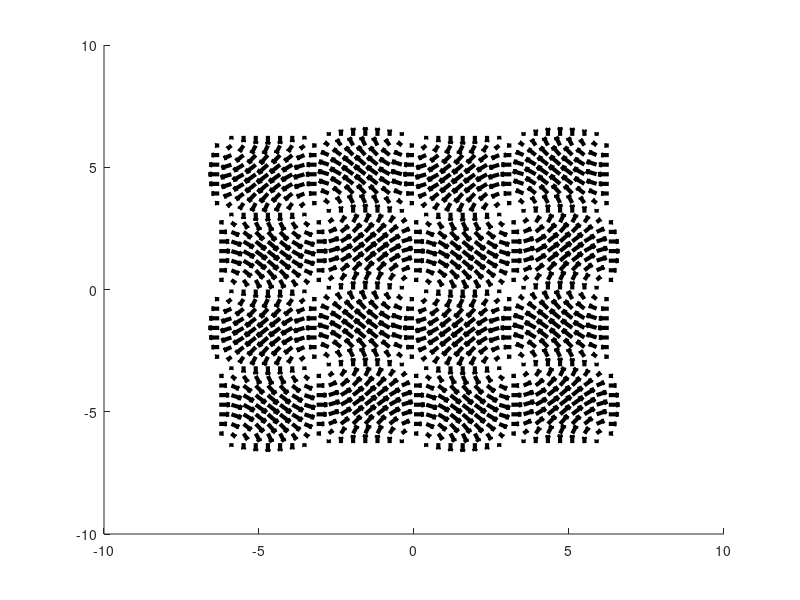

This figure's MATLAB source: (Note: this script raises an error after producing the figure.)
%% Animation
clear;clc;close all;
rng(1);
filename = 'animation_1.gif';
figure('Position', [100,500, 1000,1000]);hold all;

[X,Y] = meshgrid(-2*pi:pi/8:2*pi,-2*pi:pi/8:2*pi);
dXdt = sin(Y);
dYdt = cos(X+pi/2);

quiver(X,Y,dXdt,dYdt,'k', 'linewidth', 3);

% Simulate Many
y_all = cell(200,1);
tspan = 0:0.1:50;
for i = 1:length(y_all)
    yinit = 4*rand(1,2)*pi - 2*pi;    
    [t, y] = ode15s(@(t,y)([sin(y(2)); cos(y(1) + pi/2)]), tspan, yinit);
    y_all{i} = y;

end
xticks({});
yticks({});
box off;
set(gcf, 'Color', 'none');
color = [55, 55, 55]/ 256;
set(gca, 'Color', color, 'XColor', color, 'YColor', color);

for i = 1:length(tspan)
    y = zeros(length(y_all), 2);
    for j = 1:length(y_all)
        y(j, :) = y_all{j}(i, :);
    end

    

    h = scatter(y(:,1), y(:,2), 200, parula(length(y)), 'filled');
    axis([-2*pi, 2*pi, -2*pi, 2*pi]);
    drawnow

    frame = getframe;
    im = frame2im(frame);
    [imind,cm] = rgb2ind(im,256);
    if i == 1
        imwrite(imind,cm,filename,'gif', 'Loopcount',inf, 'DelayTime', 0.1);
    else
        imwrite(imind,cm,filename,'gif','WriteMode','append', 'DelayTime', 0.1);
    end

    delete(h);
end

%% Animation 
clear;clc;close all;
rng(4);
filename = 'animation_2.gif';
figure('Position', [100,500, 3000,300]);hold all;

[X,Y] = meshgrid(-20*pi:pi/3:20*pi,-2*pi:pi/3:2*pi);
dXdt = Y;
dYdt = -sin(X);

normed = sqrt(dXdt.^2 + dYdt.^2);
quiver(X,Y, dXdt./normed,dYdt./normed,'k', 'linewidth', 2);



% Simulate Many
y_all = cell(1000,1);
tspan = 0:0.1:50;
for i = 1:length(y_all)
    yinit = [60*rand*pi - 30*pi, 4*rand*pi - 2*pi];    
    [t, y] = ode15s(@(t,y)([y(2); -sin(y(1))]), tspan, yinit);
    y_all{i} = y;

end
xticks({});
yticks({});
box off;
set(gcf, 'Color', 'none');
color = [195, 61, 5]/ 256;
set(gca, 'Color', color, 'XColor', color, 'YColor', color);

for i = 1:length(tspan)
    y = zeros(length(y_all), 2);
    for j = 1:length(y_all)
        y(j, :) = y_all{j}(i, :);
    end
    h = scatter(y(:,1), y(:,2), 100, parula(length(y)), 'filled');
    axis([-20*pi, 20*pi, -2*pi, 2*pi]);

    drawnow

    frame = getframe;
    im = frame2im(frame);
    [imind,cm] = rgb2ind(im,256);
    if i == 1
        imwrite(imind,cm,filename,'gif', 'Loopcount',inf, 'DelayTime', 0.1);
    else
        imwrite(imind,cm,filename,'gif','WriteMode','append', 'DelayTime', 0.1);
    end

    delete(h);
end
%% Animation
clear;clc;close all;
rng(10);
filename = 'animation_3.gif';

figure('Position', [100,500, 1000,1000]);hold all;
t = 0:0.001:3;
x = sin(2*pi*t) + t;
plot(t, x, 'w', 'linewidth', 5);
color = [55, 55, 55]/ 256;
set(gca, 'Color', color, 'XColor', color, 'YColor', color);
xticks({});
yticks({});

for i = 1:50:length(t)

    h = scatter(t(i), x(i), 500, 'w', 'filled');
    axis tight;

    drawnow

    frame = getframe;
    im = frame2im(frame);
    [imind,cm] = rgb2ind(im,256);
    if i == 1
        imwrite(imind,cm,filename,'gif', 'Loopcount',inf, 'DelayTime', 0.1);
    else
        imwrite(imind,cm,filename,'gif','WriteMode','append', 'DelayTime', 0.1);
    end

    delete(h);
end

%% Animation
clear;clc;close all;
rng(10);
filename = 'animation_4.gif';

figure('Position', [100,500, 250,1000]);hold all;

t = 0:0.001:3;
x = sin(2*pi*t) + t;
color = [55, 55, 55]/ 256;
set(gca, 'Color', color, 'XColor', color, 'YColor', color);
xticks({});
yticks({});

for i = 1:50:length(t)

    h = scatter(1, x(i), 500, 'w', 'filled');
    axis([0.8, 1.2, min(x), max(x)]);

    drawnow

    frame = getframe;
    im = frame2im(frame);
    [imind,cm] = rgb2ind(im,256);
    if i == 1
        imwrite(imind,cm,filename,'gif', 'Loopcount',inf, 'DelayTime', 0.1);
    else
        imwrite(imind,cm,filename,'gif','WriteMode','append', 'DelayTime', 0.1);
    end

    delete(h);
end

%% Animation
clear;clc;close all;
rng(10);
filename = 'animation_5.gif';

f = figure('Position', [100,500, 1000,2000]);hold all;
tiledlayout(2,1);
nexttile();hold all;
t = 0:0.01:3;
x = sin(2*pi*t) + t;
plot(t, x, 'w', 'linewidth', 5);
color = [55, 55, 55]/ 256;
set(gca, 'Color', color, 'XColor', color, 'YColor', color);
xticks({});
yticks({});
axis([min(t), max(t), min(x)-1, max(x)+ 1]);

dx = 2*pi*cos(2*pi*t) + 1;
nexttile;hold all;
plot(t, dx, 'Color', color,  'linewidth', 5);
plot([t(1), t(end)], [0,0], 'w--', 'linewidth', 2)
color = [55, 55, 55]/ 256;
set(gca, 'Color', color, 'XColor', color, 'YColor', color);
xticks({});
yticks({});
axis([min(t), max(t), min(dx)-1, max(dx)+ 1]);
box off;
set(gcf, 'Color', color);

for i = 1:1:length(t)

    if i>1
        if dx(i)*dx(i-1) < 0
            rep = 20;
        else
            rep = 1;
        end
    else
        rep =1;
    end

    for j = 1:rep
        nexttile(1);
        h1b = plot([t(i)-0.1, t(i) + 0.1], [x(i)-dx(i)*0.1, x(i) + dx(i)*0.1], 'y', 'linewidth', 5);
        h1 = scatter(t(i), x(i), 500, 'w', 'filled');
    
        axis([min(t), max(t), min(x)-1, max(x)+ 1]);
    
        nexttile(2);
        h2 = scatter(t(i), dx(i), 500, 'y', 'filled');
        h2b = plot(t(1:i), dx(1:i), 'y',  'linewidth', 5);
        drawnow
    
        frame = getframe(f);
        im = frame2im(frame);
        [imind,cm] = rgb2ind(im,256);
        if i == 1
            imwrite(imind,cm,filename,'gif', 'Loopcount',inf, 'DelayTime', 0.1);
        else
            imwrite(imind,cm,filename,'gif','WriteMode','append', 'DelayTime', 0.1);
        end
    
        delete(h1);delete(h2);delete(h1b);delete(h2b);
    end



end

%% Animation
clear;clc;close all;
rng(10);
filename = 'animation_6.gif';

figure('Position', [100,500, 250, 1000]);hold all;

t = 0:0.001:3;
x = sin(2*pi*t) + t;
dx = 2*pi*cos(2*pi*t) + 1;
color = [55, 55, 55]/ 256;
set(gca, 'Color', color, 'XColor', color, 'YColor', color);
box off;
set(gcf, 'Color', color);
xticks({});
yticks({});

for i = 1:50:length(t)

        h1 = scatter(1, x(i), 500, 'w', 'filled');
        h2 = quiver(1, x(i), 0, dx(i)/abs(max(dx)), 0, 'y', 'linewidth', 5);
        axis([0.8, 1.2, min(x-1), max(x+1)]);
    
        drawnow
    
        frame = getframe;
        im = frame2im(frame);
        [imind,cm] = rgb2ind(im,256);
        if i == 1
            imwrite(imind,cm,filename,'gif', 'Loopcount',inf, 'DelayTime', 0.1);
        else
            imwrite(imind,cm,filename,'gif','WriteMode','append', 'DelayTime', 0.1);
        end
    
        delete(h1);delete(h2);

end
%% Figure
clear;clc;close all;
figure('Position', [100,500, 1500, 250]);hold all;
filename = 'figure_1.png';


xticks({});
yticks({});

box off;
set(gcf, 'Color', 'none');
color = [195, 61, 5]/ 256;
set(gca, 'Color', color, 'XColor', color, 'YColor', color);

num_pts = 10;

c = jet(num_pts);
plot([-num_pts, num_pts], [0,0], 'k', 'linewidth', 30);
plot([0,0],[-num_pts, num_pts],  'k', 'linewidth', 30);
for i = 1:length(c)
    quiver(i-1 + 0.1,0,0.8,0, 'off', 'color', c(i, :), 'linewidth', 5);
    quiver(-i+1 - 0.1,0,-0.8,0, 'off', 'color', c(i, :), 'linewidth', 5);
end
axis([-num_pts, num_pts, -0.15, 0.15]);

drawnow

frame = getframe;
im = frame2im(frame);
[imind,cm] = rgb2ind(im,256);
imwrite(imind,cm,filename,'png');


%% Animation
clear;clc;close all;
figure('Position', [100,500, 1500, 250]);hold all;
filename = 'animation_7.gif';


xticks({});
yticks({});

box off;
set(gcf, 'Color', 'none');
color = [195, 61, 5]/ 256;
set(gca, 'Color', color, 'XColor', color, 'YColor', color);

num_pts = 10;

c = jet(num_pts);
plot([-num_pts, num_pts], [0,0], 'k', 'linewidth', 30);
plot([0,0],[-num_pts, num_pts],  'k', 'linewidth', 30);
for i = 1:length(c)
    quiver(i-1 + 0.1,0,0.8,0, 'off', 'color', c(i, :), 'linewidth', 5);
    quiver(-i+1 - 0.1,0,-0.8,0, 'off', 'color', c(i, :), 'linewidth', 5);
end
axis([-num_pts, num_pts, -0.15, 0.15]);

x0 = 0.5;
t  = 0:0.01:1.2;
x  = x0*exp(10*t);


for i = 1:1:length(t)

        h1 = scatter(x(i), 0, 500, 'w', 'filled');
    
        drawnow
    
        frame = getframe;
        im = frame2im(frame);
        [imind,cm] = rgb2ind(im,256);
        if i == 1
            imwrite(imind,cm,filename,'gif', 'Loopcount',inf, 'DelayTime', 0.1);
        else
            imwrite(imind,cm,filename,'gif','WriteMode','append', 'DelayTime', 0.1);
        end
    
        delete(h1);
end


%% Animation
clear;clc;close all;
figure('Position', [100,500, 1500, 250]);hold all;
filename = 'animation_8.gif';


xticks({});
yticks({});

box off;
set(gcf, 'Color', 'none');
color = [195, 61, 5]/ 256;
set(gca, 'Color', color, 'XColor', color, 'YColor', color);

num_pts = 10;

c = jet(num_pts);
plot([-num_pts, num_pts], [0,0], 'k', 'linewidth', 30);
plot([0,0],[-num_pts, num_pts],  'k', 'linewidth', 30);
for i = 1:length(c)
    quiver(i-1 + 0.1,0,0.8,0, 'off', 'color', c(i, :), 'linewidth', 5);
    quiver(-i+1 - 0.1,0,-0.8,0, 'off', 'color', c(i, :), 'linewidth', 5);
end
axis([-num_pts, num_pts, -0.15, 0.15]);

x0 = 0.5;
t  = 0:0.01:0.4;
x  = x0*exp(10*t);
x2  = -x0*exp(10*t);


for i = 1:1:length(t)

        h1 = scatter(x(i), 0, 500, 'w', 'filled');
        h2 = scatter(x2(i), 0, 500, 'w', 'filled');   
        drawnow
    
        frame = getframe;
        im = frame2im(frame);
        [imind,cm] = rgb2ind(im,256);
        if i == 1
            imwrite(imind,cm,filename,'gif', 'Loopcount',inf, 'DelayTime', 0.1);
        else
            imwrite(imind,cm,filename,'gif','WriteMode','append', 'DelayTime', 0.1);
        end
    
        delete(h1);delete(h2);
end


%% Figure
clear;clc;close all;
figure('Position', [100,500, 500, 500]);hold all;
filename = 'figure_2.png';

xticks({});
yticks({});

box off;
set(gcf, 'Color', 'none');
color = [195, 61, 5]/ 256;
set(gca, 'Color', color, 'XColor', color, 'YColor', color);

x0 = 0.5;
t  = 0:0.01:0.4;
x  = x0*exp(10*t);
x2  = -x0*exp(10*t);

plot(t, x, 'w', 'linewidth', 5);
plot(t, x2, 'w', 'linewidth', 5);
plot(t, 0*x2, 'w', 'linewidth', 5);

drawnow

frame = getframe;
im = frame2im(frame);
[imind,cm] = rgb2ind(im,256);
imwrite(imind,cm,filename,'png');

%% Animation
clear;clc;close all;
figure('Position', [100,500, 1500, 250]);hold all;
filename = 'animation_9.gif';


xticks({});
yticks({});

box off;
set(gcf, 'Color', 'none');
color = [195, 61, 5]/ 256;
set(gca, 'Color', color, 'XColor', color, 'YColor', color);

num_pts = 10;

c = jet(num_pts);
plot([-num_pts, num_pts], [0,0], 'k', 'linewidth', 30);
plot([0,0],[-num_pts, num_pts],  'k', 'linewidth', 30);
for i = 1:length(c)
    quiver(i  - 0.1,0,-0.8,0, 'off', 'color', c(i, :), 'linewidth', 5);
    quiver(-i + 0.1,0,+0.8,0, 'off', 'color', c(i, :), 'linewidth', 5);
end
axis([-num_pts, num_pts, -0.15, 0.15]);

x0 = 10;
t  = 0:0.01:0.4;
x  = x0*exp(-10*t);
x2  = -x0*exp(-10*t);


for i = 1:1:length(t)

        h1 = scatter(x(i), 0, 500, 'w', 'filled');
        h2 = scatter(x2(i), 0, 500, 'w', 'filled');   
        drawnow
    
        frame = getframe;
        im = frame2im(frame);
        [imind,cm] = rgb2ind(im,256);
        if i == 1
            imwrite(imind,cm,filename,'gif', 'Loopcount',inf, 'DelayTime', 0.1);
        else
            imwrite(imind,cm,filename,'gif','WriteMode','append', 'DelayTime', 0.1);
        end
    
        delete(h1);delete(h2);
end

%% Figure
clear;clc;close all;
figure('Position', [100,500, 500, 500]);hold all;
filename = 'figure_3.png';

xticks({});
yticks({});

box off;
set(gcf, 'Color', 'none');
color = [195, 61, 5]/ 256;
set(gca, 'Color', color, 'XColor', color, 'YColor', color);

x0 = 10;
t  = 0:0.01:0.4;
x  = x0*exp(-10*t);
x2  = -x0*exp(-10*t);

plot(t, x, 'w', 'linewidth', 5);
plot(t, x2, 'w', 'linewidth', 5);
plot(t, 0*x2, 'w', 'linewidth', 5);

drawnow

frame = getframe;
im = frame2im(frame);
[imind,cm] = rgb2ind(im,256);
imwrite(imind,cm,filename,'png');

%% Animation
clear;clc;close all;
rng(10);
filename = 'animation_10.gif';

figure('Position', [100,500, 1000, 500]);hold all;

color = [55, 55, 55]/ 256;
set(gca, 'Color', color, 'XColor', color, 'YColor', color);
xticks({});
yticks({});

plot([0, 10], [0, 0], 'k', 'linewidth', 10);
plot([0, 0], [-1, 1], 'k', 'linewidth', 10);


K = 5;
r = 10;

x = 0:0.3:7;
y = r*x.*(1-x/K);
axis([-1, max(x), min(y), max(y)+5]);

plot([-1, max(x)], [0, 0], 'k', 'linewidth', 10);
plot([0, 0], [min(y), max(y)+5], 'k', 'linewidth', 10);


for i = 1:1:length(x)

        h1 = plot(x(1:i), y(1:i), 'w', 'linewidth', 5);
        drawnow
    
        frame = getframe;
        im = frame2im(frame);
        [imind,cm] = rgb2ind(im,256);
        if i == 1
            imwrite(imind,cm,filename,'gif', 'Loopcount',inf, 'DelayTime', 0.1);
        else
            imwrite(imind,cm,filename,'gif','WriteMode','append', 'DelayTime', 0.1);
        end
    
        delete(h1);
end
%% Animation
clear;clc;close all;
rng(10);
filename = 'animation_11.gif';

figure('Position', [100,500, 1000, 500]);hold all;

color = [55, 55, 55]/ 256;
set(gca, 'Color', color, 'XColor', color, 'YColor', color);
xticks({});
yticks({});

plot([0, 10], [0, 0], 'k', 'linewidth', 10);
plot([0, 0], [-1, 1], 'k', 'linewidth', 10);


K = 5;
r = 10;

x = 0:0.3:10;
y = r*x.*(1-x/K);
axis([-1, max(x), min(y), max(y)+5]);

plot([-1, max(x)], [0, 0], 'k', 'linewidth', 10);
plot([0, 0], [min(y), max(y)+5], 'k', 'linewidth', 10);
plot(x, y, 'w', 'linewidth', 5);

t = 0:0.01:3;
x0 = 0.1;
x02 = 9.9;
xt = K*x0*exp(r*t)./(K + x0*(exp(r*t) - 1));
xt2 = K*x02*exp(r*t)./(K + x02*(exp(r*t) - 1));

for i = 1:1:length(t)

        h1 = scatter(xt(i), 0, 500, 'w', 'filled');
        h2 = scatter(xt2(i), 0, 500, 'w', 'filled');
        drawnow
    
        frame = getframe;
        im = frame2im(frame);
        [imind,cm] = rgb2ind(im,256);
        if i == 1
            imwrite(imind,cm,filename,'gif', 'Loopcount',inf, 'DelayTime', 0.1);
        else
            imwrite(imind,cm,filename,'gif','WriteMode','append', 'DelayTime', 0.1);
        end
    
        delete(h1);delete(h2);
end

%% Figure
clear;clc;close all;
rng(1);
filename = 'figure_4.png';
figure('Position', [100,500, 1000,1000]);hold all;

[X,Y] = meshgrid(0:0.6:10,0:0.3:5);
[X2,Y2] = meshgrid(0:0.6:11,0:0.3:6);
dXdt = 10*X - 5*X.*Y;
dYdt = X.*Y - 5*Y;

dXdt2 = 10*X2 - 5*X2.*Y2;
dYdt2 = X2.*Y2 - 5*Y2;

norm =3*sqrt(dXdt.^2 + dYdt.^2);
norm2 =3*sqrt(dXdt2.^2 + dYdt2.^2);


colormap jet;
pcolor(X2, Y2, norm2);
shading interp;
quiver(X,Y,dXdt./norm,dYdt./(2*norm), 0, 'k', 'linewidth', 3);
axis([0,10,0,5]);
caxis([0,300]);
xticks({});
yticks({});
box off;


drawnow

frame = getframe;
im = frame2im(frame);
[imind,cm] = rgb2ind(im,256);
imwrite(imind,cm,filename,'png');

%% Figure 
clear;clc;close all;
rng(1);
filename = 'figure_5.png';
figure('Position', [100,500, 1000,1000]);hold all;

[X,Y] = meshgrid(0:0.6:10,0:0.3:5);
[X2,Y2] = meshgrid(0:0.6:11,0:0.3:6);
dXdt = 10*X - 5*X.*Y;
dYdt = X.*Y - 5*Y;

dXdt2 = 10*X2 - 5*X2.*Y2;
dYdt2 = X2.*Y2 - 5*Y2;

norm =3*sqrt(dXdt.^2 + dYdt.^2);
norm2 =3*sqrt(dXdt2.^2 + dYdt2.^2);


colormap jet;
pcolor(X2, Y2, norm2);
shading interp;
%plot([5, 5], [0, 5], 'w:', 'linewidth', 10);
plot([0, 0], [0, 5], 'w--', 'linewidth', 10);
%plot([0, 20], [0, 0], 'w:', 'linewidth', 10);
plot([0, 20], [2, 2], 'w--', 'linewidth', 10);
quiver(X,Y,dXdt./norm,dYdt./(2*norm), 0, 'k', 'linewidth', 3);
axis([0,10,0,5]);
caxis([0,300]);
xticks({});
yticks({});
box off;


drawnow

frame = getframe;
im = frame2im(frame);
[imind,cm] = rgb2ind(im,256);
imwrite(imind,cm,filename,'png');

%% Figure
clear;clc;close all;
rng(1);
filename = 'figure_6.png';
figure('Position', [100,500, 1000,1000]);hold all;

[X,Y] = meshgrid(0:0.6:10,0:0.3:5);
[X2,Y2] = meshgrid(0:0.6:11,0:0.3:6);
dXdt = 10*X - 5*X.*Y;
dYdt = X.*Y - 5*Y;

dXdt2 = 10*X2 - 5*X2.*Y2;
dYdt2 = X2.*Y2 - 5*Y2;

norm =3*sqrt(dXdt.^2 + dYdt.^2);
norm2 =3*sqrt(dXdt2.^2 + dYdt2.^2);


colormap jet;
pcolor(X2, Y2, norm2);
shading interp;
plot([5, 5], [0, 5], 'w:', 'linewidth', 10);
plot([0, 0], [0, 5], 'w--', 'linewidth', 10);
plot([0, 20], [0, 0], 'w:', 'linewidth', 10);
plot([0, 20], [2, 2], 'w--', 'linewidth', 10);
quiver(X,Y,dXdt./norm,dYdt./(2*norm), 0, 'k', 'linewidth', 3);
axis([0,10,0,5]);
caxis([0,300]);
xticks({});
yticks({});
box off;


drawnow

frame = getframe;
im = frame2im(frame);
[imind,cm] = rgb2ind(im,256);
imwrite(imind,cm,filename,'png');
%% Animation 
clear;clc;close all;
rng(5);
filename = 'animation_12.gif';
figure('Position', [100,500, 1000,1000]);hold all;

[X,Y] = meshgrid(0:1:20,0:0.3:5);
[X2,Y2] = meshgrid(0:1:21,0:0.3:6);
dXdt = 10*X - 5*X.*Y;
dYdt = X.*Y - 5*Y;

dXdt2 = 10*X2 - 5*X2.*Y2;
dYdt2 = X2.*Y2 - 5*Y2;

norm =3*sqrt(dXdt.^2 + dYdt.^2);
norm2 =3*sqrt(dXdt2.^2 + dYdt2.^2);




colormap jet;
pcolor(X2, Y2, norm2);
shading interp;

plot([5, 5], [0, 5], 'w:', 'linewidth', 10);
plot([0, 0], [0, 5], 'w--', 'linewidth', 10);
plot([0, 20], [0, 0], 'w:', 'linewidth', 10);
plot([0, 20], [2, 2], 'w--', 'linewidth', 10);
scatter(5, 2, 1000,'w', 'filled')
quiver(X,Y,dXdt./norm,dYdt./(2*norm), 0, 'k', 'linewidth', 3);
axis([0,20,0,5]);
caxis([0,300]);
xticks({});
yticks({});
box off;



% Simulate Many
y_all = cell(10,1);
tspan = 0:0.01:1;
for i = 1:length(y_all)
    yinit = [5,2] + 1*randn(1,2);
    [t, y] = ode15s(@(t,y)([10*y(1) - 5*y(1)*y(2); y(1)*y(2) - 5*y(2)]), tspan, yinit);
    y_all{i} = y;

end



for i = 1:length(tspan)
    y = zeros(length(y_all), 2);
    for j = 1:length(y_all)
        y(j, :) = y_all{j}(i, :);
        plot(y_all{j}(1:i, 1), y_all{j}(1:i, 2),'w', 'linewidth', 3);
    end
    h = scatter(y(:,1), y(:,2), 200, 'white', 'filled');
    

    drawnow

    frame = getframe;
    im = frame2im(frame);
    [imind,cm] = rgb2ind(im,256);
    if i == 1
        imwrite(imind,cm,filename,'gif', 'Loopcount',inf, 'DelayTime', 0.1);
    else
        imwrite(imind,cm,filename,'gif','WriteMode','append', 'DelayTime', 0.1);
    end

    delete(h);
end


%% Animation (for twitter)
clear;clc;close all;
rng(5);
filename = 'animation_13.gif';
figure('Position', [100,500, 400,400]);hold all;

[X,Y] = meshgrid(0:1:20,0:0.3:5);
[X2,Y2] = meshgrid(0:1:21,0:0.3:6);
dXdt = 10*X - 5*X.*Y;
dYdt = X.*Y - 5*Y;

dXdt2 = 10*X2 - 5*X2.*Y2;
dYdt2 = X2.*Y2 - 5*Y2;

norm =3*sqrt(dXdt.^2 + dYdt.^2);
norm2 =3*sqrt(dXdt2.^2 + dYdt2.^2);




colormap jet;
pcolor(X2, Y2, norm2);
shading interp;

plot([5, 5], [0, 5], 'w:', 'linewidth', 2);
plot([0, 0], [0, 5], 'w--', 'linewidth', 2);
plot([0, 20], [0, 0], 'w:', 'linewidth', 2);
plot([0, 20], [2, 2], 'w--', 'linewidth', 2);
scatter(5, 2, 100,'w', 'filled')
quiver(X,Y,dXdt./norm,dYdt./(2*norm), 0, 'k', 'linewidth', 1);
axis([0,20,0,5]);
caxis([0,300]);
xticks({});
yticks({});
box off;



% Simulate Many
y_all = cell(10,1);
tspan = 0:0.01:1;
for i = 1:length(y_all)
    yinit = [5,2] + 1*randn(1,2);
    [t, y] = ode15s(@(t,y)([10*y(1) - 5*y(1)*y(2); y(1)*y(2) - 5*y(2)]), tspan, yinit);
    y_all{i} = y;

end



for i = 1:length(tspan)
    y = zeros(length(y_all), 2);
    for j = 1:length(y_all)
        y(j, :) = y_all{j}(i, :);
        plot(y_all{j}(1:i, 1), y_all{j}(1:i, 2),'w', 'linewidth', 1);
    end
    h = scatter(y(:,1), y(:,2), 40, 'white', 'filled');
    

    drawnow

    frame = getframe;
    im = frame2im(frame);
    [imind,cm] = rgb2ind(im,256);
    if i == 1
        imwrite(imind,cm,filename,'gif', 'Loopcount',inf, 'DelayTime', 0.1);
    else
        imwrite(imind,cm,filename,'gif','WriteMode','append', 'DelayTime', 0.1);
    end

    delete(h);
end

%% Animation 
clear;clc;close all;
rng(5);
filename = 'animation_14.gif';
figure('Position', [100,500, 1500,500]);hold all;

xticks({});
yticks({});
box off;

set(gcf, 'Color', 'none');
color = [195, 61, 5]/ 256;
set(gca, 'Color', color, 'XColor', color, 'YColor', color);


tspan = 0:0.01:2;
yinit = [5,2] + 1*randn(1,2);
[t, y] = ode15s(@(t,y)([10*y(1) - 5*y(1)*y(2); y(1)*y(2) - 5*y(2)]), tspan, yinit);

xlim([0, max(tspan)]);
ylim([0, max(y(:))]);

show = 1;
for i = 1:length(tspan)

    plot(tspan(1:i), y(1:i, 1),'w', 'linewidth', 3);
    plot(tspan(1:i), y(1:i, 2),'k', 'linewidth', 3);
    h = scatter(tspan(i), y(i,1), 200, 'white', 'filled');
    h2 = scatter(tspan(i), y(i,2), 200, 'k', 'filled');

    drawnow

    frame = getframe;
    im = frame2im(frame);
    [imind,cm] = rgb2ind(im,256);
    if i == 1
        imwrite(imind,cm,filename,'gif', 'Loopcount',inf, 'DelayTime', 0.1);
    else
        imwrite(imind,cm,filename,'gif','WriteMode','append', 'DelayTime', 0.1);
    end

    delete(h); delete(h2);
end


%% Animation 
clear;clc;close all;
rng(5);
filename = 'animation_15.gif';
figure('Position', [100,500, 1000,1000]);hold all;

I = 1;

[X,Y] = meshgrid(-3:0.6:3,-1:0.4:3);
[X2,Y2] = meshgrid(-3.2:0.01:3.2,-1.2:0.01:3.2);
dXdt = X - X.^3/3 - Y + I;
dYdt = (X + 0.8 - 0.7*Y)/3;

dXdt2 = X2 - X2.^3/3 - Y2 + I;
dYdt2 = (X2 + 0.8 - 0.7*Y2)/3;

norm2 =3*sqrt(dXdt2.^2 + dYdt2.^2);

colormap jet;
pcolor(X2, Y2, norm2);
shading interp;


v1 =  -3.1:0.01:3.1;
w1 = v1 -v1.^3/3 + I;

w2 = (v1 + 0.8)/0.7;

plot(v1, w1, 'w--', 'linewidth', 5);
plot(v1, w2, 'w:', 'linewidth', 5);

quiver(X,Y,dXdt,dYdt, 'k', 'linewidth', 3);
axis([-3.1, 3.1, -1.1, 3.1]);
caxis([0,10]);
%xticks({});
%yticks({});
box off;


% Simulate Many
y_all = cell(10,1);
tspan = 0:0.2:20;
for i = 1:length(y_all)
    yinit = 1*randn(1,2);
    [t, y] = ode15s(@(t,y)([y(1) - y(1).^3/3 - y(2) + I; (y(1) + 0.8 - 0.7*y(2))/3]), tspan, yinit);
    y_all{i} = y;

end



for i = 1:length(tspan)
    y = zeros(length(y_all), 2);
    for j = 1:length(y_all)
        y(j, :) = y_all{j}(i, :);


        if i < 30
        iL = 1;
        else
            iL = i-29;
        end

        h2{j} = plot(y_all{j}(iL:i, 1), y_all{j}(iL:i, 2),'w', 'linewidth', 3);
    end
    h = scatter(y(:,1), y(:,2), 200, 'white', 'filled');
    

    drawnow

    frame = getframe;
    im = frame2im(frame);
    [imind,cm] = rgb2ind(im,256);
    if i == 1
        imwrite(imind,cm,filename,'gif', 'Loopcount',inf, 'DelayTime', 0.1);
    else
        imwrite(imind,cm,filename,'gif','WriteMode','append', 'DelayTime', 0.1);
    end

    delete(h);
    
    for j = 1:length(y_all)
    delete(h2{j});
    end
end



%% Animation 
clear;clc;close all;
rng(11);
filename = 'animation_16.gif';
figure('Position', [100,500, 1500,500]);hold all;

I = 1;

color = [55, 55, 55]/ 256;
color2 = [195, 61, 5]/ 256;
set(gca, 'Color', color, 'XColor', color, 'YColor', color);
xticks({});
yticks({});
box off;


% Simulate Many
y_all = cell(5,1);
tspan = 0:0.3:60;
miny = zeros(length(y_all), 1);
maxy = miny;
color_all = zeros(length(y_all), 2);
for i = 1:length(y_all)
    yinit = 2*randn(1,2);
    [t, y] = ode15s(@(t,y)([y(1) - y(1).^3/3 - y(2) + I; (y(1) + 0.8 - 0.7*y(2))/3]), tspan, yinit);
    y_all{i} = y;
    miny(i) = min(y(:,1));
    maxy(i) = max(y(:,1));
end

xlim([min(tspan), max(tspan)]);
ylim([min(miny), max(maxy)]);

for i = 1:length(tspan)
    y = zeros(length(y_all), 2);
    for j = 1:length(y_all)
        y(j, :) = y_all{j}(i, :);
        

        if  abs(y_all{j}(i, 1) - min(y_all{j}(end-100:end, 1))) < 0.01 && color_all(j,1)==0 && tspan(i) > 20
            color_all(j,1) = i;
        elseif abs(y_all{j}(i, 1) - min(y_all{j}(end-100:end, 1))) < 0.01 && color_all(j,1)~=0  && color_all(j,2)==0 && tspan(i) > 5 + tspan(color_all(j,1))
            color_all(j,2) = i;
        end
    end


    for j = 1:length(y_all)        
        if color_all(j,1) ~=0 && color_all(j,2) == 0
            h1{j,1} = plot(tspan(color_all(j,1):i), y_all{j}(color_all(j,1):i), 'Color', color2, 'linewidth', 3);
        elseif color_all(j,1) ~=0 && color_all(j,2) ~= 0
            h1{j,2} = plot(tspan(color_all(j,1):color_all(j,2)), y_all{j}(color_all(j,1):color_all(j,2)), 'Color', color2, 'linewidth', 3);
        else
            start = max([min(nonzeros(color_all(:,1))),1]);
            h1{j, 1} = plot(tspan(start:i), y_all{j}(start:i, 1), 'w', 'linewidth', 3);
        end
    end
    h = scatter(tspan(i), y(:,1), 200, 'white', 'filled');
    

    drawnow

    frame = getframe;
    im = frame2im(frame);
    [imind,cm] = rgb2ind(im,256);
    if i == 1
        imwrite(imind,cm,filename,'gif', 'Loopcount',inf, 'DelayTime', 0.05);
    else
        imwrite(imind,cm,filename,'gif','WriteMode','append', 'DelayTime', 0.05);
    end

    delete(h);
    for j = 1:size(h1, 1)
        for k = 1:size(h1, 2)
            delete(h1{j,k});
        end
    end
    
end

%% Animation 
clear;clc;close all;
filename = 'animation_17.gif';
figure('Position', [100,500, 1000,1000]);hold all;


I_all = linspace(-0.4, 2, 500);
for k = 1:length(I_all)
    rng(5);
    clf;hold all;
I = I_all(k);




[X,Y] = meshgrid(-3:0.6:3,-1:0.4:3);
[X2,Y2] = meshgrid(-3.2:0.01:3.2,-1.2:0.01:3.2);
dXdt = X - X.^3/3 - Y + I;
dYdt = (X + 0.8 - 0.7*Y)/3;

dXdt2 = X2 - X2.^3/3 - Y2 + I;
dYdt2 = (X2 + 0.8 - 0.7*Y2)/3;

norm2 =3*sqrt(dXdt2.^2 + dYdt2.^2);

colormap jet;
pcolor(X2, Y2, norm2);
shading interp;


v1 =  -3.1:0.01:3.1;
w1 = v1 -v1.^3/3 + I;

w2 = (v1 + 0.8)/0.7;

plot(v1, w1, 'w--', 'linewidth', 5);
plot(v1, w2, 'w:', 'linewidth', 5);

quiver(X,Y,dXdt,dYdt, 'k', 'linewidth', 3);
axis([-3.1, 3.1, -1.1, 3.1]);
caxis([0,10]);
%xticks({});
%yticks({});
box off;


% Simulate Many
y_all = cell(10,1);
tspan = 0:0.1:100;
for i = 1:length(y_all)
    yinit = 1*randn(1,2);
    [t, y] = ode15s(@(t,y)([y(1) - y(1).^3/3 - y(2) + I; (y(1) + 0.8 - 0.7*y(2))/3]), tspan, yinit);
    y_all{i} = y;

end


    for j = 1:length(y_all)
        h1{j} = scatter(y_all{j}(end, 1), y_all{j}(end, 2), 1000, 'w', 'filled');
        h2{j} = plot(y_all{j}(1:end, 1), y_all{j}(1:end, 2),'w', 'linewidth', 3);
    end
    
    txt = ['I = ', num2str(round(I, 3))];
    h3 = text(1.9, 2.5, txt, 'FontSize', 30, 'Color','white');
    drawnow

    frame = getframe;
    im = frame2im(frame);
    [imind,cm] = rgb2ind(im,256);
    if k==1
        imwrite(imind,cm,filename,'gif', 'Loopcount',inf, 'DelayTime', 0.02);
    else
        imwrite(imind,cm,filename,'gif','WriteMode','append', 'DelayTime', 0.02);
    end

    
    for j = 1:length(y_all)
        delete(h1{j});
    delete(h2{j});
    end
    delete(h3);
end

%% Animation 
clear;clc;close all;
filename = 'animation_18.gif';
figure('Position', [100,500, 1000,1500]);


I_all = linspace(-0.4, 2, 500);
for k = 1:length(I_all)


    rng(5);
    clf;
    tiledlayout(3,1);
    nexttile(2, [2,1]);hold all;


    I = I_all(k);




    [X,Y] = meshgrid(-3:0.6:3,-1:0.4:3);
    [X2,Y2] = meshgrid(-3.2:0.01:3.2,-1.2:0.01:3.2);
    dXdt = X - X.^3/3 - Y + I;
    dYdt = (X + 0.8 - 0.7*Y)/3;

    dXdt2 = X2 - X2.^3/3 - Y2 + I;
    dYdt2 = (X2 + 0.8 - 0.7*Y2)/3;

    norm2 =3*sqrt(dXdt2.^2 + dYdt2.^2);

    colormap jet;
    pcolor(X2, Y2, norm2);
    shading interp;


    v1 =  -3.1:0.01:3.1;
    w1 = v1 -v1.^3/3 + I;

    w2 = (v1 + 0.8)/0.7;

    plot(v1, w1, 'w--', 'linewidth', 5);
    plot(v1, w2, 'w:', 'linewidth', 5);

    quiver(X,Y,dXdt,dYdt, 'k', 'linewidth', 3);
    axis([-3.1, 3.1, -1.1, 3.1]);
    caxis([0,10]);
    %xticks({});
    %yticks({});
    box off;


    % Simulate Many
    y_all = cell(10,1);
    tspan = 0:0.1:100;
    for i = 1:length(y_all)
        yinit = 1*randn(1,2);
        [t, y] = ode15s(@(t,y)([y(1) - y(1).^3/3 - y(2) + I; (y(1) + 0.8 - 0.7*y(2))/3]), tspan, yinit);
        y_all{i} = y;

    end


    for j = 1:length(y_all)
        h1{j} = scatter(y_all{j}(end, 1), y_all{j}(end, 2), 1000, 'w', 'filled');
        h2{j} = plot(y_all{j}(1:end, 1), y_all{j}(1:end, 2),'w', 'linewidth', 3);
    end

    txt = ['I = ', num2str(round(I, 3))];
    h3 = text(1.9, 2.5, txt, 'FontSize', 30, 'Color','white');


    nexttile(1);hold all;



    color = [55, 55, 55]/ 256;
    %color2 = [195, 61, 5]/ 256;
    set(gca, 'Color', color, 'XColor', color, 'YColor', color);
    set(gcf, 'Color', color);
    xticks({});
    yticks({});
    axis([min(tspan), max(tspan), -3.1, 3.1]);
    box off;




    for i = 1:length(y_all)
        plot(tspan, y_all{i}(:, 1), 'w', 'linewidth', 3);
    end  



    drawnow

    frame = getframe(gcf);
    im = frame2im(frame);
    [imind,cm] = rgb2ind(im,256);
    if k==1
        imwrite(imind,cm,filename,'gif', 'Loopcount',inf, 'DelayTime', 0.02);
    else
        imwrite(imind,cm,filename,'gif','WriteMode','append', 'DelayTime', 0.02);
    end





    for j = 1:length(y_all)
        delete(h1{j});
        delete(h2{j});
    end
    delete(h3);
end


%% Animation (for twitter)
clear;clc;close all;
filename = 'animation_19.gif';
figure('Position', [100,500, 400,600]);


I_all = linspace(-0.4, 2, 65);
for k = 1:length(I_all)


    rng(5);
    clf;
    tiledlayout(3,1);
    nexttile(2, [2,1]);hold all;


    I = I_all(k);




    [X,Y] = meshgrid(-3:0.6:3,-1:0.4:3);
    [X2,Y2] = meshgrid(-3.2:0.01:3.2,-1.2:0.01:3.2);
    dXdt = X - X.^3/3 - Y + I;
    dYdt = (X + 0.8 - 0.7*Y)/3;

    dXdt2 = X2 - X2.^3/3 - Y2 + I;
    dYdt2 = (X2 + 0.8 - 0.7*Y2)/3;

    norm2 =3*sqrt(dXdt2.^2 + dYdt2.^2);

    colormap jet;
    pcolor(X2, Y2, norm2);
    shading interp;


    v1 =  -3.1:0.01:3.1;
    w1 = v1 -v1.^3/3 + I;

    w2 = (v1 + 0.8)/0.7;

    plot(v1, w1, 'w--', 'linewidth', 3);
    plot(v1, w2, 'w:', 'linewidth', 3);

    quiver(X,Y,dXdt,dYdt, 'k', 'linewidth', 1);
    axis([-3.1, 3.1, -1.1, 3.1]);
    caxis([0,10]);
    %xticks({});
    %yticks({});
    box off;


    % Simulate Many
    y_all = cell(10,1);
    tspan = 0:0.1:100;
    for i = 1:length(y_all)
        yinit = 1*randn(1,2);
        [t, y] = ode15s(@(t,y)([y(1) - y(1).^3/3 - y(2) + I; (y(1) + 0.8 - 0.7*y(2))/3]), tspan, yinit);
        y_all{i} = y;

    end


    for j = 1:length(y_all)
        h1{j} = scatter(y_all{j}(end, 1), y_all{j}(end, 2), 100, 'w', 'filled');
        h2{j} = plot(y_all{j}(1:end, 1), y_all{j}(1:end, 2),'w', 'linewidth', 3);
    end

    txt = ['I = ', num2str(round(I, 3))];
    h3 = text(1.9, 2.5, txt, 'FontSize', 20, 'Color','white');


    nexttile(1);hold all;



    color = [55, 55, 55]/ 256;
    %color2 = [195, 61, 5]/ 256;
    set(gca, 'Color', color, 'XColor', color, 'YColor', color);
    set(gcf, 'Color', color);
    xticks({});
    yticks({});
    axis([min(tspan), max(tspan), -3.1, 3.1]);
    box off;




    for i = 1:length(y_all)
        plot(tspan, y_all{i}(:, 1), 'w', 'linewidth', 3);
    end  



    drawnow

    frame = getframe(gcf);
    im = frame2im(frame);
    [imind,cm] = rgb2ind(im,256);
    if k==1
        imwrite(imind,cm,filename,'gif', 'Loopcount',inf, 'DelayTime', 0.1);
    else
        imwrite(imind,cm,filename,'gif','WriteMode','append', 'DelayTime', 0.1);
    end





    for j = 1:length(y_all)
        delete(h1{j});
        delete(h2{j});
    end
    delete(h3);
end